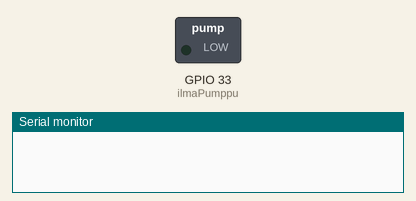
This sketch was run on a simulated ESP32. On the bench: switched loads named in the sketch (green lamp = pin HIGH), the last lines printed to the serial monitor.

Above: at 2.5 s.
At 7.5 s:
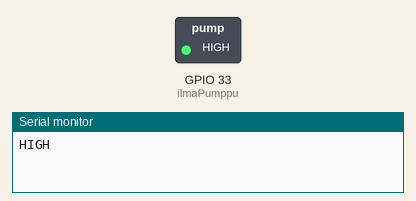
Timing chart, 0 to 13.0 s (numbered marks = the images above):
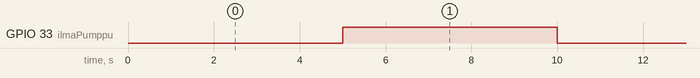

The sketch:

ilmapumppurele.ino
```cpp
int ilmaPumppu = 33;

void setup() {
    pinMode(ilmaPumppu,OUTPUT);
      Serial.begin(115200);

}

void loop() {
 delay(5000);
Serial.println("HIGH");
  digitalWrite(ilmaPumppu, HIGH);

  delay(5000);
Serial.println("LOW");
  digitalWrite(ilmaPumppu, LOW);

}
```

Measured:
- by itself, GPIO 33 (ilmaPumppu): alternates HIGH for 5.0 s and LOW for 5.0 s
